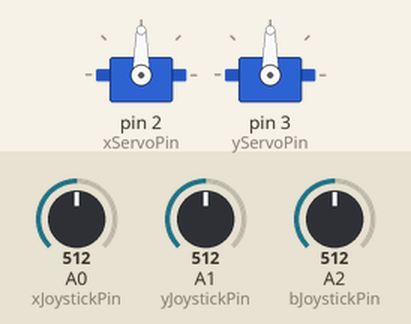
Recording of a sketch running on a simulated Arduino Uno, built with avr-gcc and run on an emulated ATmega328P. Shown: 2 × servo. Inputs (shaded band) come from the test bench; at power-on: A2 (bJoystickPin) = 512, A0 (xJoystickPin) = 512, A1 (yJoystickPin) = 512. What the sketch prints to the serial monitor is not drawn.

Above: at 1.9 s.
2.0 s: A2 (bJoystickPin) set to 493
4.1 s: A0 (xJoystickPin) set to 553
At 4.9 s:
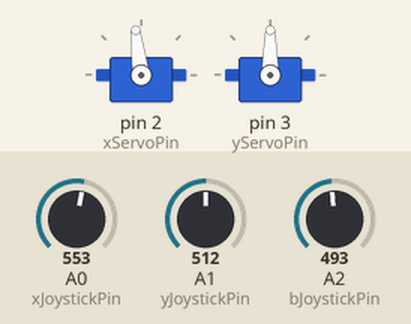
8.4 s: A0 (xJoystickPin) set to 581
At 9.6 s:
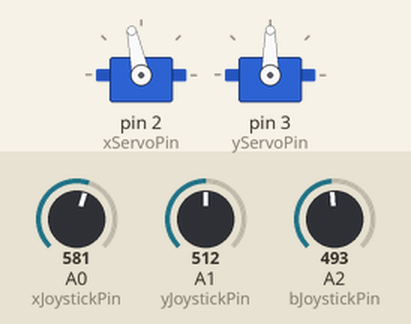
9.9 s: A1 (yJoystickPin) set to 716
At 11.1 s:
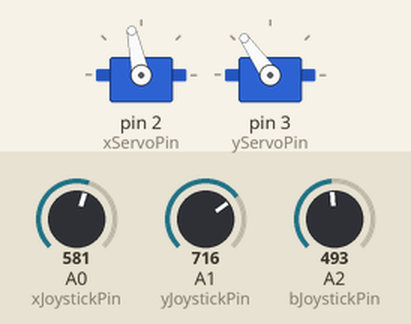
11.4 s: A1 (yJoystickPin) set to 583
At 12.5 s:
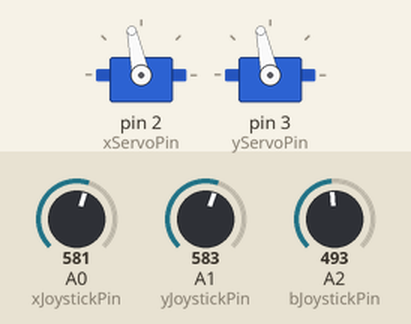
12.9 s: A1 (yJoystickPin) set to 550
At 14.0 s:
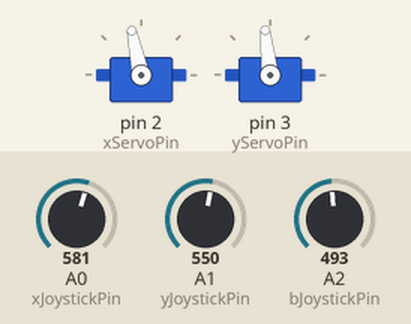
Timing chart, 0 to 15.9 s (numbered marks = the images above; inputs shaded):
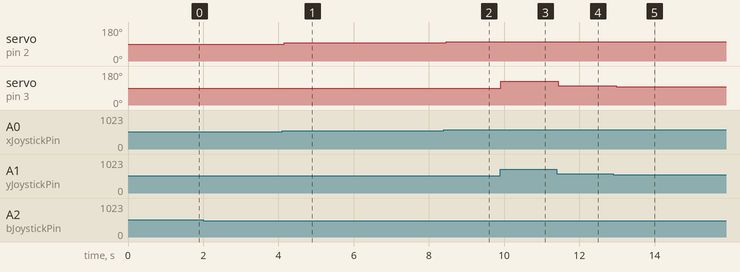

Measured:
- after the input at 2.0 s, every drawn part: stays the same
- after the input at 4.1 s, servo on pin 2 (xServoPin): 90° → 97° after 0.06 s
- after the input at 8.4 s, servo on pin 2 (xServoPin): 97° → 102° after 0.07 s
- after the input at 9.9 s, servo on pin 3 (yServoPin): 90° → 125° at once
- after the input at 11.4 s, servo on pin 3 (yServoPin): 125° → 102° after 0.05 s
- after the input at 12.9 s, servo on pin 3 (yServoPin): 102° → 96° after 0.09 s

The sketch:

servo_joystick_raw.ino
```cpp
#include <Arduino.h>
#include <Servo.h>

Servo servoX;
Servo servoY;

int del = 0.1 * 1000;

// digital servo pins
int xServoPin = 2;
int yServoPin = 3;

// analog joystick pins
int xJoystickPin = 0;
int yJoystickPin = 1;
int bJoystickPin = 2;

// effective ranges of devices
//  joystick X & Y axis ranges
int jxMin = 0;
int jxMax = 1023;
int jyMin = 69;
int jyMax = 1023;
//  servo X & Y (pan & tilt) ranges
int sxMin = 9;
int sxMax = 162;
int syMin = 1;
int syMax = 165;

void setup()
{
  pinMode(xServoPin, OUTPUT);
  servoX.attach(xServoPin);
  pinMode(yServoPin, OUTPUT);
  servoY.attach(yServoPin);

  // analog pin numbers start at 14
  pinMode(xJoystickPin + 14, INPUT);
  pinMode(yJoystickPin + 14, INPUT);
  pinMode(bJoystickPin + 14, INPUT);

  // Start serial communications for feedback
  Serial.begin(9600);
}

void loop()
{
  int jx,jy,jb;
  float px,py;
  int sx,sy;
  boolean bDown = false;

  // read joystick data
  jx = analogRead(xJoystickPin);
  jy = analogRead(yJoystickPin);
  jb = analogRead(bJoystickPin);
    Serial.print("jx:");
    Serial.print(jx,DEC);
    Serial.print(", jy:");
    Serial.print(jy,DEC);
    Serial.print(", jb:");
    Serial.print(jb,DEC);

  if(jb>500) { // button is pressed
    if(!(bDown)) { // only center once
      center();
      bDown = true;
    }
    Serial.print(" - button pressed");
  } else {
    bDown = false;
    // get joystick values as a value from 0 to 1
    //px = (0.0 + jx - jxMin) / (0.0 + jxMax - jxMin);
    //py = (0.0 + jy - jyMin) / (0.0 + jyMax - jyMin);
    px = (0.0 + jx) / (0.0 + 1024);
    py = (0.0 + jy) / (0.0 + 1024);
    Serial.print(", px:");
    Serial.print(px,4);
    Serial.print(", py:");
    Serial.print(py,4);

    // calculate servo values within their effective range
    //sx = ((sxMax - sxMin) * px) + sxMin;
    //sy = ((syMax - syMin) * py) + syMin;
    sx = (180 * px);
    sy = (180 * py);

    servoX.write(sx);

    servoY.write(sy);

    Serial.print(", sx:");
    Serial.print(sx,DEC);
    Serial.print(", sy:");
    Serial.print(sy,DEC);
  }
  Serial.println("");
  delay(100);
}

void center()
{
  servoX.write(90);
  servoY.write(90);
  delay(1000); // wait for servos to center
}
```
